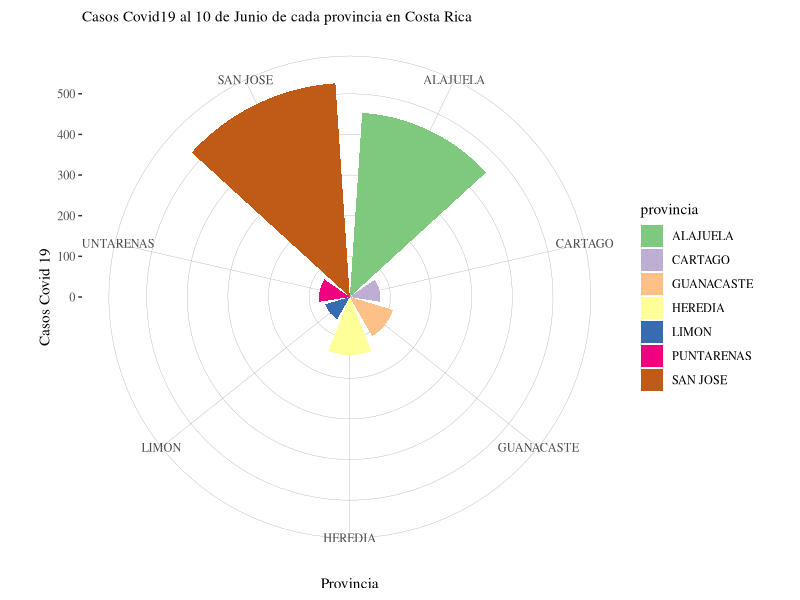

The R script that drew this image:
library(readr)
library(ggplot2)
library(dplyr)
library(ggthemes)

#cargar la base de datos 
area_polar <- read_csv("dia_30/area_polar.csv")
names(area_polar)[ncol(area_polar)] <- "dia"
View(area_polar)

#acomodar datos 
area_polar <- area_polar[,c(1,2,ncol(area_polar))] %>% 
  group_by(provincia) %>% 
  summarise(suma=sum(dia))
area_polar <- na.omit(area_polar) 
area_polar

#grafico
ggplot(area_polar, aes(x = provincia, y = suma ,fill = provincia )) + 
  geom_bar(width = 0.85, stat="identity") +
  coord_polar(theta = "x") + 
  scale_fill_brewer(palette = "Accent") +
  xlab("Provincia") +
  ylab("Casos Covid 19")+
  theme_tufte()+
  theme(panel.grid.major = element_line(colour = "grey60", size =0.1 ),
        
        plot.title = element_text(hjust=0,size=11,vjust = 0))+
  ggtitle("Casos Covid19 al 10 de Junio de cada provincia en Costa Rica")

  